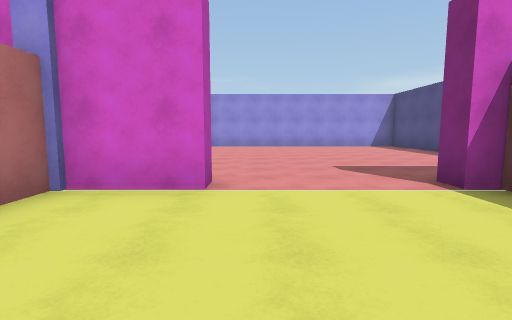
View 1 (above)

13 first-person views from a walk through a 3-D level made in the Unity game engine. The camera is 1.5 m above the floor, tilts 6° down and sees 85° across. The floor is counted in squares, 2 m on a side. Each view is taken from the middle of a square. On the plan, view 1 faces up. The plan holds only what a view shows up to about 10 squares ahead; the rest is blank.

View 2
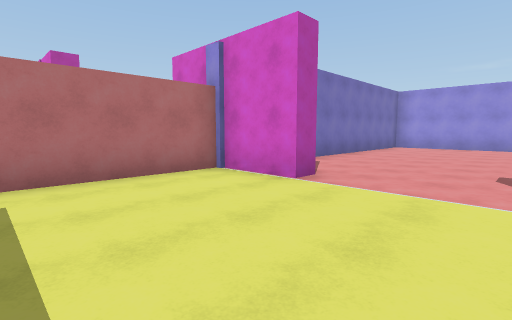

View 3
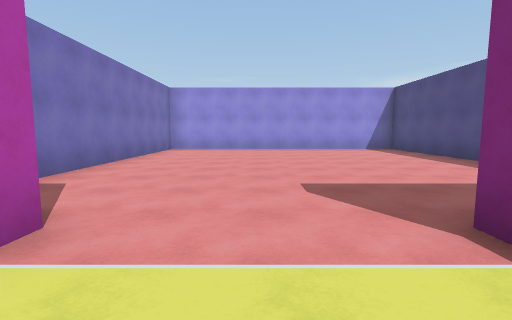

View 4
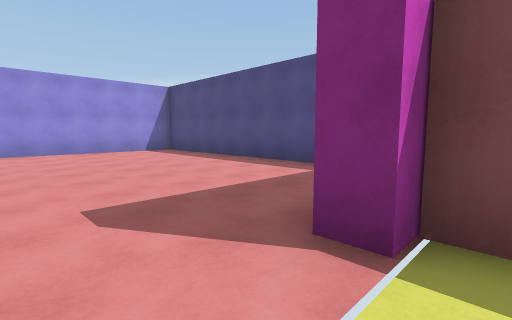

View 5
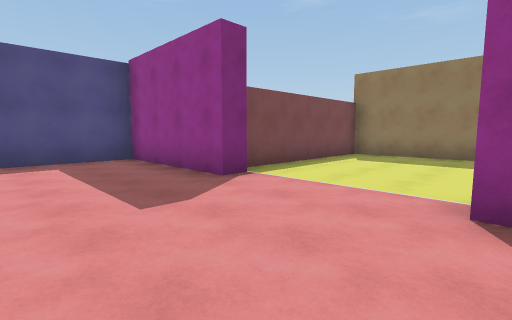

View 6
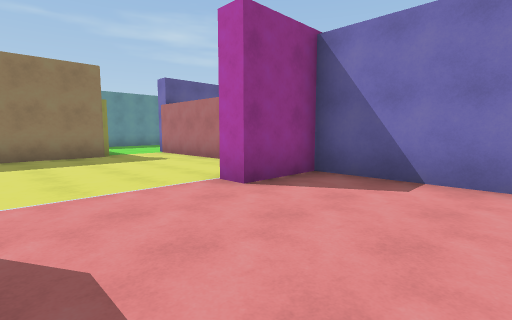

View 7
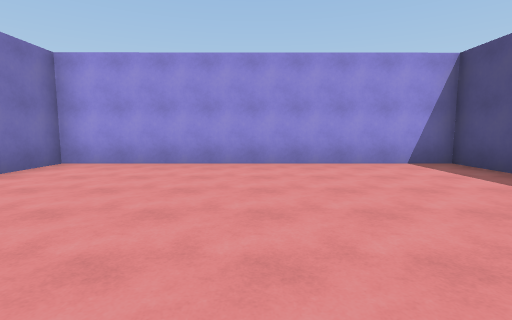

View 8
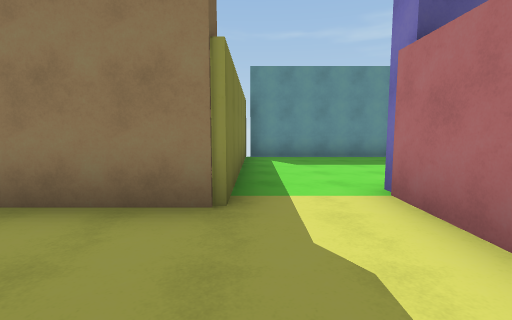

View 9
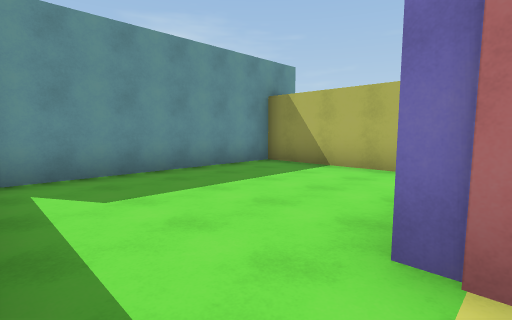

View 10
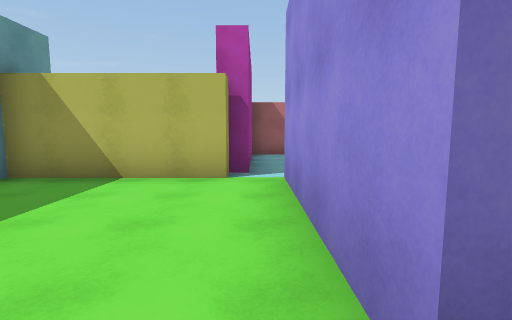

View 11
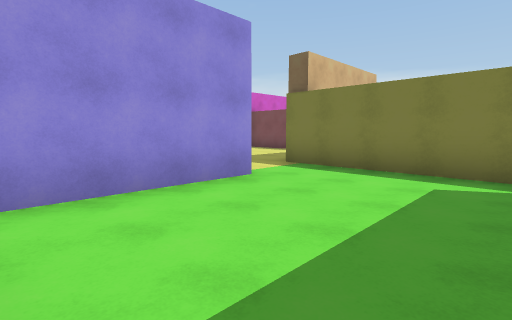

View 12
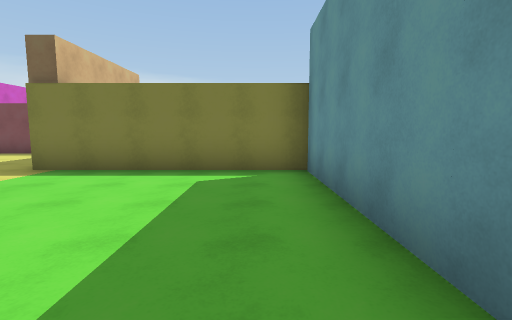

View 13
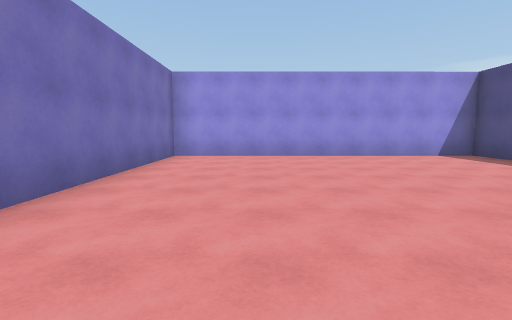

### Floor plan
Points are (right, up) in squares from view 1. A wall is a line through its corners. A room is listed if a view was taken in it or the views show most of it. See-through windows are left out.
Room 1 (views 1, 2, 3, 4, 5, 6, 7, 8, 9, 13)
walls: (2.7, 3.5) (2.7, 4.1) (6.5, 4.1) (6.5, 13.4) (-2.6, 13.3) (-2.6, 4.1) (-0.7, 4.1) (-0.7, 3.5) (-2.6, 3.5) (-2.6, -2.5); (-0.7, -1.7) (3.2, -1.7) (3.2, 3.5)
ways out: opening at (-1.5, -2) to room 2
Room 2 (views 10, 11, 12)
walls: (-2.6, -2.5) (-6.5, -2.5); (-6.4, -3.5) (-6.4, -7) (-0.7, -7) (-0.7, -1.7)
ways out: opening at (-1.5, -2) to room 1

Where each view was taken, in squares from view 1:
view 1: 0 up, 0 right, facing up
view 2: 0 up, 2 right, facing up-left
view 3: 2 up, 1 right, facing up
view 4: 3 up, 1 right, facing up-right
view 5: 7 up, 1 left, facing down-right
view 6: 7 up, 2 right, facing down-left
view 7: 7 up, 2 right, facing up
view 8: 1 up, 1 left, facing down
view 9: 2 down, 1 left, facing down-left
view 10: 3 down, 2 left, facing left
view 11: 6 down, 6 left, facing up-right
view 12: 6 down, 6 left, facing right
view 13: 5 up, 0 right, facing up
